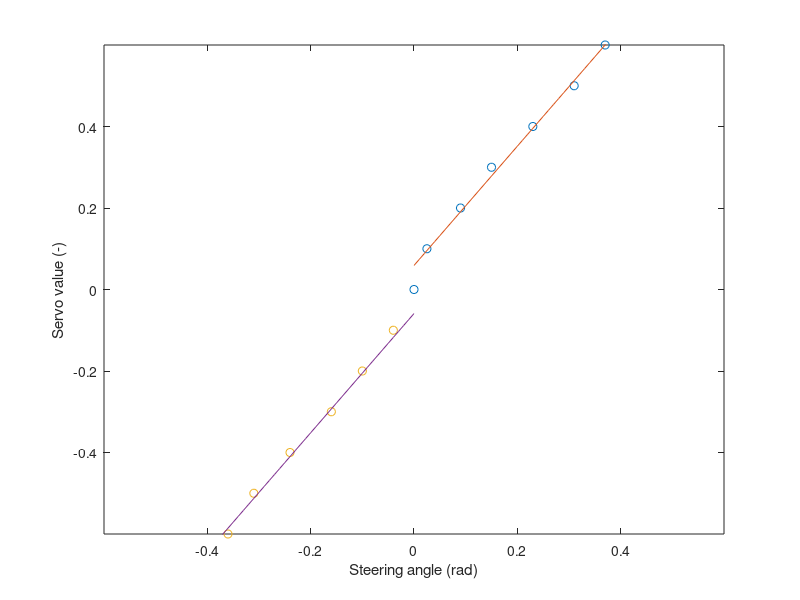

The MATLAB script that drew this image: (Note: this script raises an error after producing the figure.)
%% From measurements of Left_Clothoid_2 (7 dec 2015)

delta = [0.0 0.025 0.09 0.15 0.23 0.31 0.37];
u = [0.0 0.1 0.2 0.3 0.4 0.5 0.6];

x = 0:0.01:0.6;
% f = 1.416*x + 0.07264;
f = 1.4630*x + 0.059;
plot(delta, u, 'o', x, f)
axis([0 0.6 00 0.6])
xlabel('Steering angle (rad)');
ylabel('Servo value (-)');

% f = fit(delta', u', 'poly1')

%% From measurements of Right_Clothoid (7 dec 2015)

delta = [-0.04 -0.1 -0.16 -0.24 -0.31 -0.36];
u = [-0.1 -0.2 -0.3 -0.4 -0.5 -0.6];

x = 0:-0.01:-0.6;
% f = 1.51*x -0.04546;
f = 1.4630*x - 0.059;
hold on
plot(delta, u, 'o', x, f)
axis([-0.6 0.6 -0.6 0.6])
xlabel('Steering angle (rad)');
ylabel('Servo value (-)');
f = fit(delta', u', 'poly1')

%%
(1.51+1.416)/2
(0.07264+0.04546)/2
